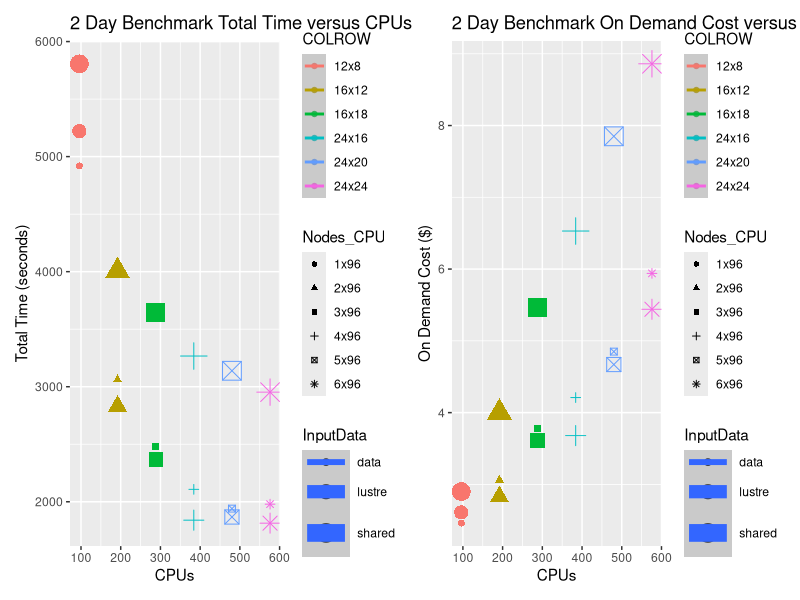

R code for this plot:
library(ggplot2)
library(patchwork) # To display 2 charts together
library(dplyr)

# Script author: Liz Adams
# Affiliation: UNC CMAS Center 
# example from http://monashbioinformaticsplatform.github.io/2015-11-30-intro-r/ggplot.html
# 2nd example from https://r-graph-gallery.com/line-chart-dual-Y-axis-ggplot2.html

png(file = paste('hbv120','_','Time','_','CPUs','_lustre','.png',sep=''), width = 1024, height = 768, bg='white')
curr_wd<-getwd()
setwd(curr_wd)
csv_data<- read.csv("../docs/user_guide_cyclecloud/qa/scaling_HBv120_lustre.csv",sep="\t", skip =0, header = TRUE, comment.char = "",check.names = FALSE, quote="", )
print(csv_data)
#filter(csv_data, ComputeNode != HC44rs )

#csv_data2 <-  subset(csv_data, ComputeNode=="HB120"&InputData=="/data NetApp")
csv_data2 <- csv_data


p1 <- ggplot(csv_data2, aes(y=TotalTime, x=CPUs, size=InputData, color=COLROW, shape=Nodes_CPU)) +
    geom_point() + ggtitle("2 Day Benchmark Total Time versus CPUs") + scale_y_continuous(name = "Total Time (seconds)") + stat_smooth(method="lm")

p2 <- ggplot(csv_data2, aes(y=OnDemandCost, x=CPUs, size=InputData, color=COLROW, shape=Nodes_CPU)) +
    geom_point() + ggtitle("2 Day Benchmark On Demand Cost versus CPUs") + scale_y_continuous(name = "On Demand Cost ($)") + stat_smooth(method="lm")

# Display both charts side by side thanks to the patchwork package
p1 + p2
